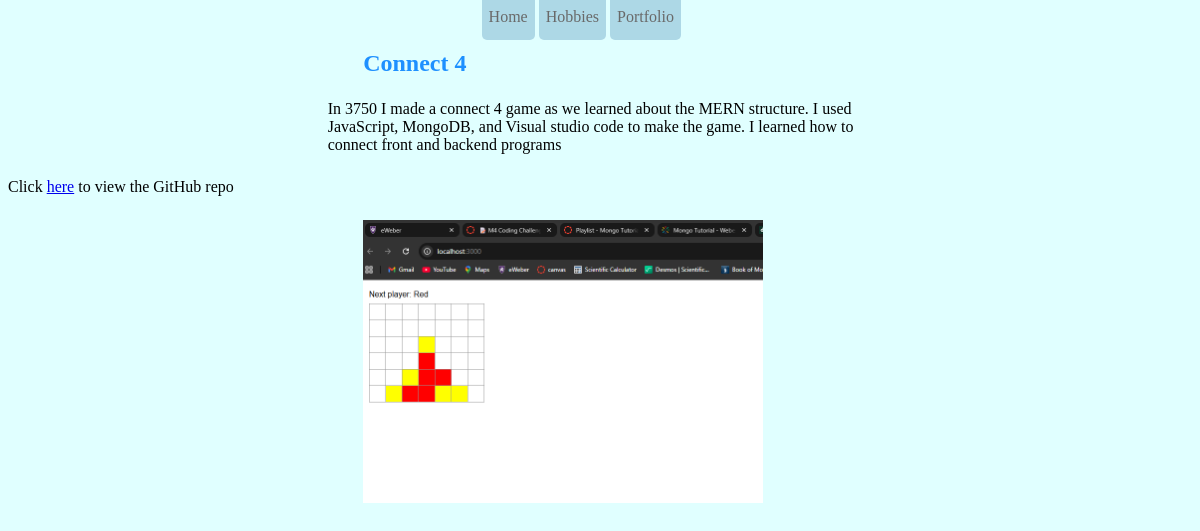
The page /portfolio/connect4 on the database its author committed.
### PortfolioDatabase/models.py (models this page shows, shortened)
class Portfolio(models.Model):
    name = models.CharField(max_length=100)
    description = models.CharField(max_length=400)
    image = models.ImageField(default='fallback.png', blank=True)
    link = models.URLField(max_length=500, default="https://github.com/ethanMinson?tab=repositories")
    slug = models.SlugField()

### PortfolioDatabase/views.py (the view)
# urls.py: path("portfolio/<slug:slug>", views.portfolio_view, name="portfolio_view"),
def portfolio_view(request, slug):
    project = Portfolio.objects.get(slug=slug)
    return render(request, "PortfolioDatabase/portfolio_detailed.html", {"project": project})

### PortfolioDatabase/templates/PortfolioDatabase/portfolio_detailed.html (shortened to what this page needs)
<!DOCTYPE html>
<html lang="en">
    <head>
        {% load static %}
        <link rel="stylesheet" href="../../../static/style.css">
    </head>
    <body>
            <a href="/" style="margin-left: 40%" class="btn">Home</a>
            <a href="/hobbies/" class="btn">Hobbies</a>
            <a href="/portfolio/" class="btn">Portfolio</a>
        <h2 class="detailed">{{ project.name }}</h2>
        <p class="dispPage">{{ project.description }}</p>
            <p>Click <a href="{{ project.link }}" target="_blank" rel="noopener noreferrer">here</a> to view the GitHub repo</p>
        <img src="{{ project.image.url }}" alt="{{ project.name }}" class="displayed"/>
    </body>
</html>

### static/style.css (style rules this page uses)
.btn { padding: 15px 7px; background-color: lightblue; text-decoration: none; color: dimgray; border-radius: 5px; margin-top: 25px; }
p.dispPage { width: 550px; margin: 2% 27%; }
img.displayed { display: block; width: 100%; max-width: 400px; margin: 2% 30%; }
h2.detailed { margin: 2% 30%; color: dodgerblue; }
body { background-color: lightcyan; }

### rows shown on the page
Portfolio: name "Connect 4", description "In 3750 I made a connect 4 game as we learned about the MERN structure. I used JavaScript, MongoDB, and Visual studio code to make the game. I learned how to connect front and backend programs", image (picture)
